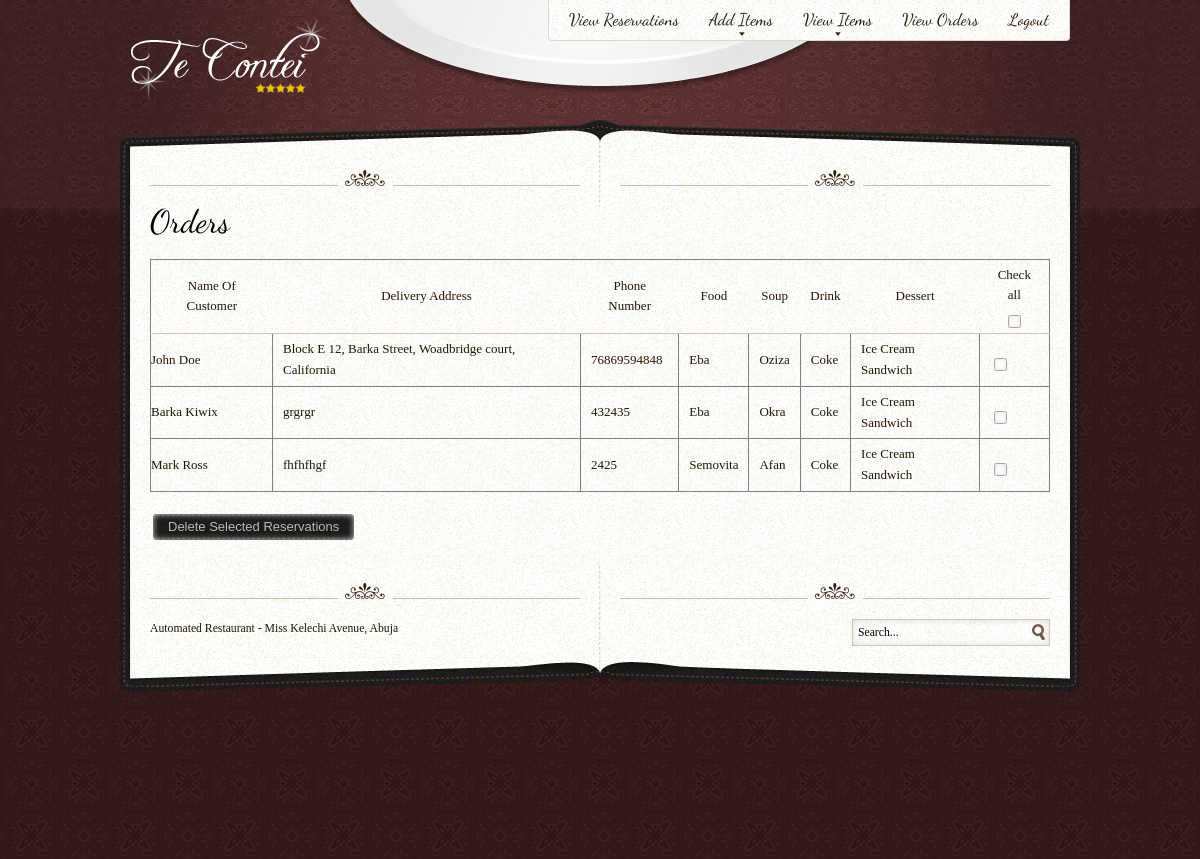
The page /view_orders.php on the database its author committed.
### tables this page shows
CREATE TABLE IF NOT EXISTS `customer_info` (
  `id` int(11) NOT NULL AUTO_INCREMENT,
  `cust_fname` varchar(30) NOT NULL,
  `cust_lname` varchar(30) NOT NULL,
  `cust_address` text NOT NULL,
  `cust_phone` varchar(15) NOT NULL,
  `food_id` int(11) NOT NULL,
  `soup_id` int(11) NOT NULL,
  `drink_id` int(11) NOT NULL,
  `dessert_id` int(11) NOT NULL,
  PRIMARY KEY (`id`)
);

CREATE TABLE IF NOT EXISTS `food` (
  `id` int(11) NOT NULL AUTO_INCREMENT,
  `food_name` varchar(30) NOT NULL,
  `food_detail` text NOT NULL,
  PRIMARY KEY (`id`)
);

CREATE TABLE IF NOT EXISTS `soup` (
  `id` int(11) NOT NULL AUTO_INCREMENT,
  `soup_name` varchar(20) NOT NULL,
  `soup_detail` text NOT NULL,
  PRIMARY KEY (`id`)
);

CREATE TABLE IF NOT EXISTS `drinks` (
  `id` int(11) NOT NULL AUTO_INCREMENT,
  `drink_name` varchar(20) NOT NULL,
  `drink_description` text NOT NULL,
  PRIMARY KEY (`id`)
);

CREATE TABLE IF NOT EXISTS `dessert` (
  `id` int(11) NOT NULL AUTO_INCREMENT,
  `dessert_name` varchar(20) NOT NULL,
  `dessert_details` text NOT NULL,
  PRIMARY KEY (`id`)
);

### view_orders.php (the view, shortened to what this page needs)
<?php
 	$page = 'View Orders';
	include 'dashboard_header.php';
	include 'db.php';
 ?>
	<div id="carte">
		<div id="carte-top" class="wrap"></div>
		<div id="content-block" class="wrap">
			<div class="separator top-separator content left"></div>
			<div class="separator top-separator content right"></div>
			<div id="main" class="content fullwidth">
				<article class="article art">
					<h1 class="article-title">Orders</h1>
					<div class="article-body">
					<?php
						try {
						    $sql = "SELECT cust_fname, cust_lname, cust_address, cust_phone, food_name, soup_name, drink_name, dessert_name FROM customer_info
								INNER JOIN food ON food_id = food.id
								INNER JOIN soup ON soup_id = soup.id
								INNER JOIN drinks ON drink_id = drinks.id
								INNER JOIN dessert ON dessert_id = dessert.id";
						    $result = $pdo->query($sql);
						    } catch (PDOException $e) {
						      echo "No item found";
						      $e->getMessage();
						    }
						    while($row = $result->fetch()){
						      $rows[] = array("cust_fname" => $row['cust_fname'], "cust_lname" => $row['cust_lname'], "cust_address" => $row['cust_address'], "cust_phone" =>$row['cust_phone'], "food_name" => $row['food_name'], "soup_name" => $row['soup_name'], "drink_name" => $row['drink_name'], "dessert_name" => $row['dessert_name']);
						    }
					?>
						<form method="POST" name="myform">
							<table border="1">
							<thead>
								<tr>
									<th>Name Of Customer</th>
									<th>Delivery Address</th>
									<th>Phone Number</th>
									<th>Food</th>
									<th>Soup</th>
									<th>Drink</th>
									<th>Dessert</th>
									<th>Check all <br>
						 			<input type="checkbox" name="selectallcb" value="Check All" onClick="selectFunction(document.myform.selectallcb,document.myform['checkbox[]'])">
						 			</th>
								</tr>
							</thead>
							<tbody>
							<?php foreach($rows as $items): ?>
								<tr>
									<td>
										<?php echo htmlspecialchars($items['cust_fname']); ?> <?php echo htmlspecialchars($items['cust_lname']); ?>
									</td>
									<td>
										<?php echo htmlspecialchars($items['cust_address']); ?>
									</td>
									<td>
										<?php echo htmlspecialchars($items['cust_phone']); ?>
									</td>
									<td>
										<?php echo htmlspecialchars($items['food_name']); ?>
									</td>
									<td>
										<?php echo htmlspecialchars($items['soup_name']); ?>
									</td>
									<td>
										<?php echo htmlspecialchars($items['drink_name']); ?>
									</td>
									<td>
										<?php echo htmlspecialchars($items['dessert_name']); ?>
									</td>
									<td>
										<input type="checkbox" name="checkbox[]" value="<?php echo $list['customer_info.id']; ?>" style = "align:center;">
									</td>
								</tr>
							<?php endforeach; ?>
							</tbody>
						</table>
					<input type="submit" name="delete_res" value="Delete Selected Reservations">
					</form>
					</div>
				</article>
			</div>
			<?php
				include 'carte-footer.php';
				?>
		</div>
		<div id="carte-bottom" class="clear wrap"></div>
	</div>
<?php
	include 'dashboard_footer.php';
?>

### dashboard_header.php (shortened to what this page needs)
<!DOCTYPE html>
<html lang="en-gb">
<head>
	<link rel="stylesheet" href="css/template.css" media="screen" />
	<link rel="stylesheet" href="css/colorbox.css" />
	<link rel="stylesheet" href="css/options.php" />
</head>
 <body>
	<header id="header" class="clearfix">
		<div class="wrap">
			<div id="logo" class="left">
				<a href="index.php">
					<img src="images/logos/logo.png" alt="Te Contei Restaurant Template Demo" />
				</a>
			</div>
			<?php $active = 'current active'; ?>
			<div id="nav">
				<nav class="jquery-menu clearfix">
					<ul class="menu">
						<li<?php if($page == 'Home') echo ' class="'.$active.'"'; ?>><a href="view_reservations.php">View Reservations</a></li>
						<li class="<?php if($page == 'Menu') echo $active.' '; ?>parent"><a href="all_menu.php">Add Items</a>
						</li>
						<li class="<?php if($page == 'Menu') echo $active.' '; ?>parent"><a href="all_menu.php">View Items</a>
						</li>
						<li<?php if($page == 'Gallery') echo ' class="'.$active.'"'; ?>><a href="view_orders.php">View Orders</a></li>
						<li<?php if($page == 'Contact') echo ' class="'.$active.'"'; ?>><a href="logout.php">Logout</a></li>
					</ul>
				</nav>
			</div>
		</div>
	</header>

### carte-footer.php
<div class="clear left content">
	<div class="separator"></div>
	<div class="small carte-footer">
		<p>Automated Restaurant - Miss Kelechi Avenue, Abuja</p>
	</div>
</div>
<div class="right content">
	<div class="separator"></div>
	<div class="small carte-footer">
		<form action="#" method="post" id="search-form">
			<div class="search-wrap">
				<input name="searchword" maxlength="50" class="hidevalue search-field inputbox" type="search" size="50" value="Search..." />
				<input type="submit" value="" class="search-button-image" onclick="this.form.searchword.focus();" />
			</div>
		</form>
	</div>
</div>

### dashboard_footer.php (shortened to what this page needs)
	<footer id="footer" class="dark-zone">
		<div id="fmodules" class="wrap">
		</div>
		<div id="footer-info">
			<div class="wrap relative">
			</div>
		</div>
	</footer>
</body>
</html>

### rows shown on the page
customer_info: cust_fname "John", cust_lname "Doe", cust_address "Block E 12, Barka Street, Woadbridge court, California", cust_phone "76869594848", food.food_name "Eba", soup.soup_name "Oziza", drink.drink_name "Coke", dessert.dessert_name "Ice Cream Sandwich"
customer_info: cust_fname "Barka", cust_lname "Kiwix", cust_address "grgrgr", cust_phone "432435", food.food_name "Eba", soup.soup_name "Okra", drink.drink_name "Coke", dessert.dessert_name "Ice Cream Sandwich"
customer_info: cust_fname "Mark", cust_lname "Ross", cust_address "fhfhfhgf", cust_phone "2425", food.food_name "Semovita", soup.soup_name "Afan", drink.drink_name "Coke", dessert.dessert_name "Ice Cream Sandwich"
